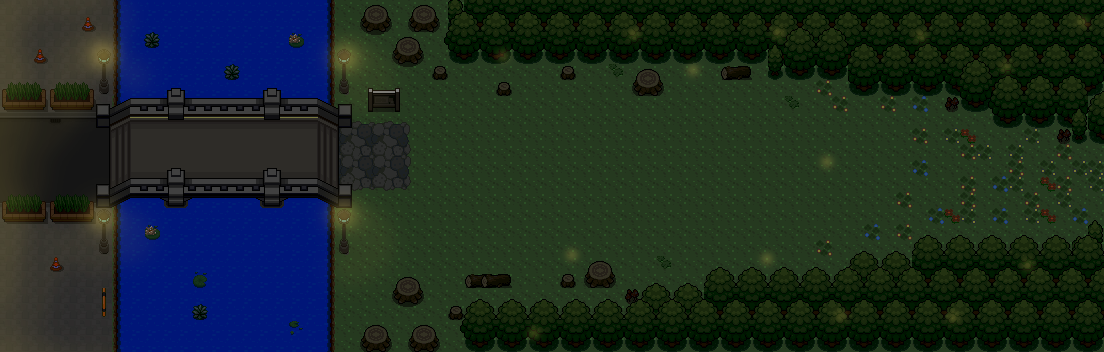

This game map was drawn from its Tiled (.tmx) file and the tilesets committed beside it. A one-line description and the trimmed map source follow:
An orthogonal 69x22 tile map with 16x16 px tiles, 1 tile layer (Tile Layer 6) and 7 objects (2x me.LevelEntity, mainPlayer, GarbageEntity, EnemyEntity, EnemyEntity2).

<map version="1.0" orientation="orthogonal" renderorder="left-up" width="69" height="22" tilewidth="16" tileheight="16" nextobjectid="21">
 <tileset firstgid="1" name="toCity3" tilewidth="16" tileheight="16">
  <image source="toCity3.png" width="1104" height="352" />
 </tileset>
 <layer name="Tile Layer 6" width="69" height="22">
  <data>[1518 cells, 1518 non-empty, 1518 distinct tile ids]</data>
 </layer>
 <objectgroup name="Entities">
  <object id="10" name="me.LevelEntity" x="8" y="96" width="14" height="96">
   <properties>
    <property name="duration" value="250" />
    <property name="fade" value="#000000" />
    <property name="to" value="city" />
   </properties>
  </object>
  <object id="11" name="mainPlayer" x="44" y="136" width="32" height="32">
   <properties>
    <property name="image" value="hero" />
    <property name="spritewidth" value="24" />
   </properties>
  </object>
  <object id="13" name="me.LevelEntity" x="1084" y="130" width="14" height="82">
   <properties>
    <property name="duration" value="250" />
    <property name="fade" value="#000000" />
    <property name="to" value="toCity2b" />
   </properties>
  </object>
  <object id="14" name="GarbageEntity" x="532" y="178" width="10" height="10">
   <properties>
    <property name="image" value="garbage" />
    <property name="spritewidth" value="10" />
   </properties>
  </object>
 </objectgroup>
 <objectgroup name="collision">
  <object id="1" x="1103" y="118">
   <polyline points="-15,2 -32,4 -35,-11 -110,-9 -112,-28 -141,-28 -141,-43 -142,-45 -253,-43 -254,-64 -337,-63 -337,-79 -662,-80 -653,-96 -655,-114 -767,-114 -771,-60 -760,-68 -753,-64 -759,-55 -758,-36 -754,-29 -757,-27 -763,-30 -770,-30 -770,-16 -752,-14 -750,-17 -764,-18 -765,-15 -786,-19 -823,-17 -827,-26 -839,-25 -840,-20 -918,-19 -919,-28 -935,-28 -936,-20 -974,-20 -993,-9 -993,-24 -993,-30 -1095,-30 -1095,82 -1007,80 -1007,67 -998,66 -995,72 -975,63 -936,62 -936,54 -920,54 -919,62 -840,62 -841,54 -824,52 -822,61 -787,61 -766,71 -765,68 -751,66 -752,89 -760,89 -754,95 -754,100 -760,104 -754,132 -770,133 -769,230 -637,231 -644,209 -629,182 -461,182 -451,167 -398,169 -385,151 -251,150 -240,132 -190,134 -178,118 -13,118 -9,102 -11,102 -11,-2" />
  </object>
 </objectgroup>
 <objectgroup name="EnemyEntities">
  <object id="17" name="EnemyEntity" x="128" y="128" width="192" height="36">
   <properties>
    <property name="spritewidth" value="40" />
   </properties>
  </object>
  <object id="20" name="EnemyEntity2" x="676" y="84" width="44" height="172">
   <properties>
    <property name="spritewidth" value="40" />
   </properties>
  </object>
 </objectgroup>
</map>
